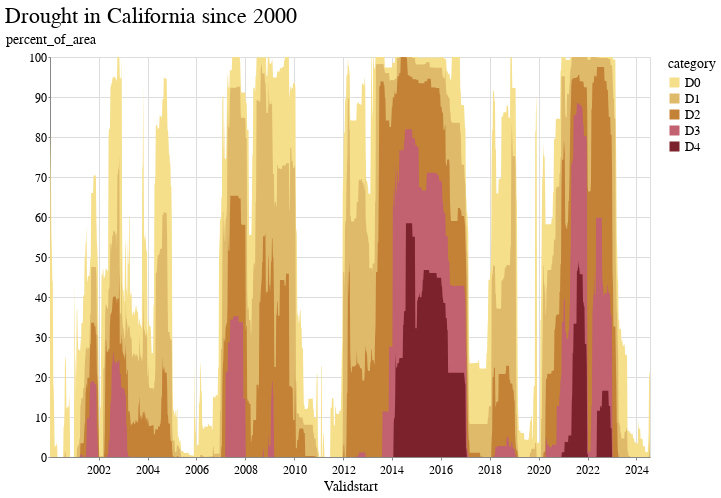

Write notebook code for a chart like this one.
### Code cell
domain = ['D0', 'D1', 'D2', 'D3', 'D4']
range_ = ['#f5df8b', '#deba6a', '#c48237', '#c26170', '#7b222c']

alt.Chart(melt).mark_area().encode(
    x="Validstart:T",
    y=alt.Y("percent_of_area", stack=None),
    color=alt.Color('category', scale=alt.Scale(domain=domain, range=range_)),
    order=alt.Order('category', sort='descending')
).properties(title="Drought in California since 2000", width=600, height=400)

### Figure 1 — Vega-Lite specification as saved in the notebook (floating-point values rounded to 4 significant figures; data arrays with more than 128 entries replaced by an {"elided": "..."} marker saying what was removed)
{"config": {"view": {"width": 800, "height": 450}, "background": "#ffffff", "title": {"anchor": "start", "font": "BentonGothic-Bold, sans", "fontColor": "#000000", "fontSize": 22, "fontWeight": "normal"}, "arc": {"fill": "#82c6df"}, "area": {"fill": "#82c6df"}, "line": {"stroke": "#82c6df", "strokeWidth": 3}, "path": {"stroke": "#82c6df"}, "rect": {"fill": "#82c6df"}, "shape": {"stroke": "#82c6df"}, "bar": {"fill": "#82c6df"}, "point": {"stroke": "#82c6df"}, "symbol": {"fill": "#82c6df", "size": 30}, "axis": {"titleFont": "BentonGothic-Bold, sans", "titleFontSize": 14, "titleFontWeight": "normal", "labelFont": "BentonGothic, sans", "labelFontSize": 12, "labelFontWeight": "normal"}, "axisX": {"labelAngle": 0, "labelPadding": 4, "tickSize": 3}, "axisY": {"labelBaseline": "middle", "maxExtent": 45, "minExtent": 45, "tickSize": 2, "titleAlign": "left", "titleAngle": 0, "titleX": -45, "titleY": -11}, "legend": {"titleFont": "BentonGothic-Bold, sans", "titleFontSize": 14, "titleFontWeight": "normal", "symbolType": "square", "labelFont": "BentonGothic, sans", "labelFontSize": 13}, "range": {"category": ["#3580b1", "#ec8431", "#ab7fb4", "#c89d29", "#adc839", "#829eb1"], "diverging": ["#e68a4f", "#f4bb6a", "#f9e39c", "#dadfe2", "#a6b7c6", "#849eae"], "heatmap": ["#fbf2c7", "#f9e39c", "#f8d36e", "#f4bb6a", "#e68a4f", "#d15a40", "#ab4232"], "ordinal": ["#fbf2c7", "#f9e39c", "#f8d36e", "#f4bb6a", "#e68a4f", "#d15a40", "#ab4232"], "ramp": ["#fbf2c7", "#f9e39c", "#f8d36e", "#f4bb6a", "#e68a4f", "#d15a40", "#ab4232"]}}, "data": {"name": "data-201754f7d45abd6d6999e4154ca86bea"}, "mark": {"type": "area"}, "encoding": {"color": {"field": "category", "scale": {"domain": ["D0", "D1", "D2", "D3", "D4"], "range": ["#f5df8b", "#deba6a", "#c48237", "#c26170", "#7b222c"]}, "type": "nominal"}, "order": {"field": "category", "sort": "descending", "type": "nominal"}, "x": {"field": "Validstart", "type": "temporal"}, "y": {"field": "percent_of_area", "stack": null, "type": "quantitative"}}, "height": 400, "title": "Drought in California since 2000", "width": 600, "$schema": "https://vega.github.io/schema/vega-lite/v5.16.3.json", "datasets": {"data-201754f7d45abd6d6999e4154ca86bea": {"elided": "6410 records"}}}
